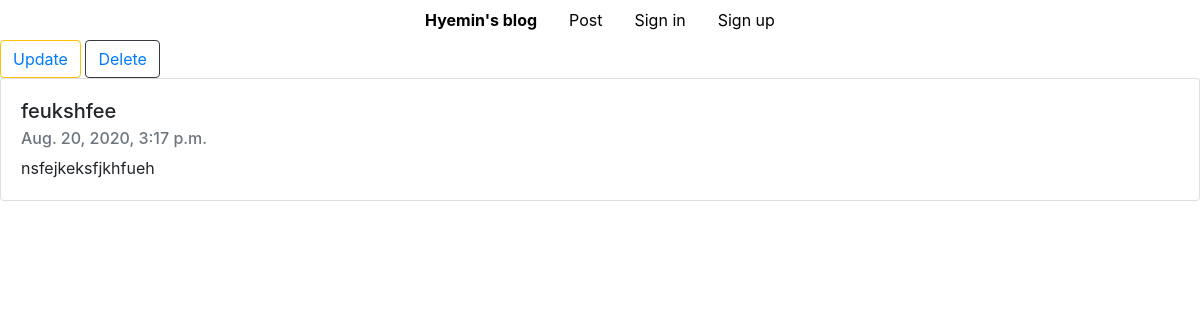
/post/detail/10, run on the app's committed database.
### post/models.py (models this page shows, shortened)
class Blog(models.Model):
    title = models.CharField(max_length=50)
    pub_date = models.DateTimeField()
    body = models.TextField()

### post/views.py (the view)
# urls.py: path('detail/<int:blog_id>', views.read_blog_detail, name="read_blog_detail"),
def read_blog_detail(request, blog_id):
    blog = get_object_or_404(Blog, pk = blog_id)
    return render(request, 'post/blog_detail.html', {'blog':blog})

### post/templates/post/blog_detail.html
{% extends 'base.html' %}
{% block contents %}
    <button type="button" class="btn btn-outline-warning">
        <a href="{% url 'update_blog' blog.id %}">
            Update
        </a>
    </button>
    <button type="button" class="btn btn-outline-dark">
        <a href="{% url 'delete_blog' blog.id %}">
            Delete
        </a>
    </button>
    <div class="card" style="width: 100%;">
        <div class="card-body">
            <h5 class="card-title">{{ blog.title }}</h5>
            <h6 class="card-subtitle mb-2 text-muted">{{ blog.pub_date }}</h6>
            <p class="card-text">{{ blog.body }}</p>
        </div>
    </div>
{% endblock %}

### data on the page
Blog: title "feukshfee", pub_date "Aug. 20, 2020, 3:17 p.m.", body "nsfejkeksfjkhfueh"
